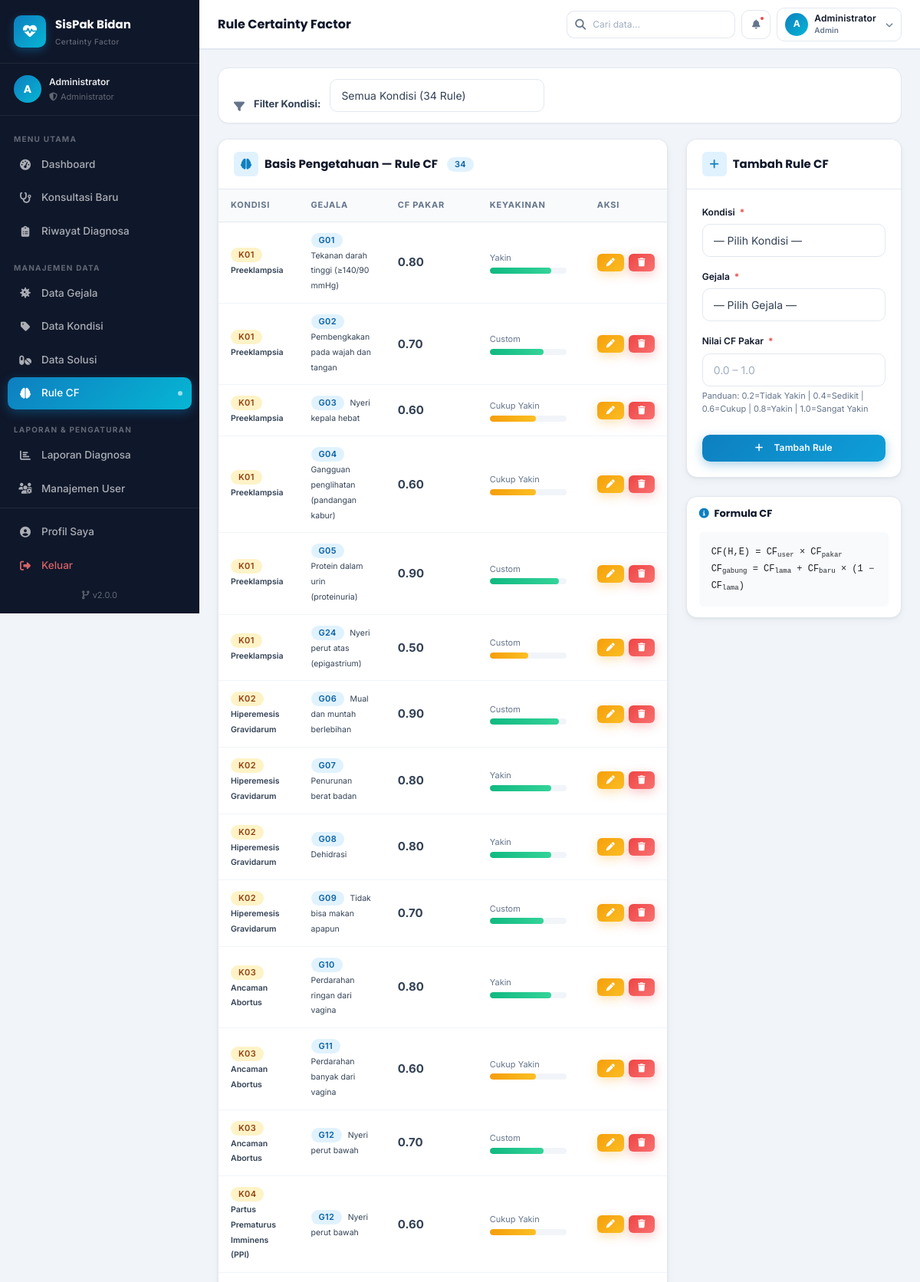
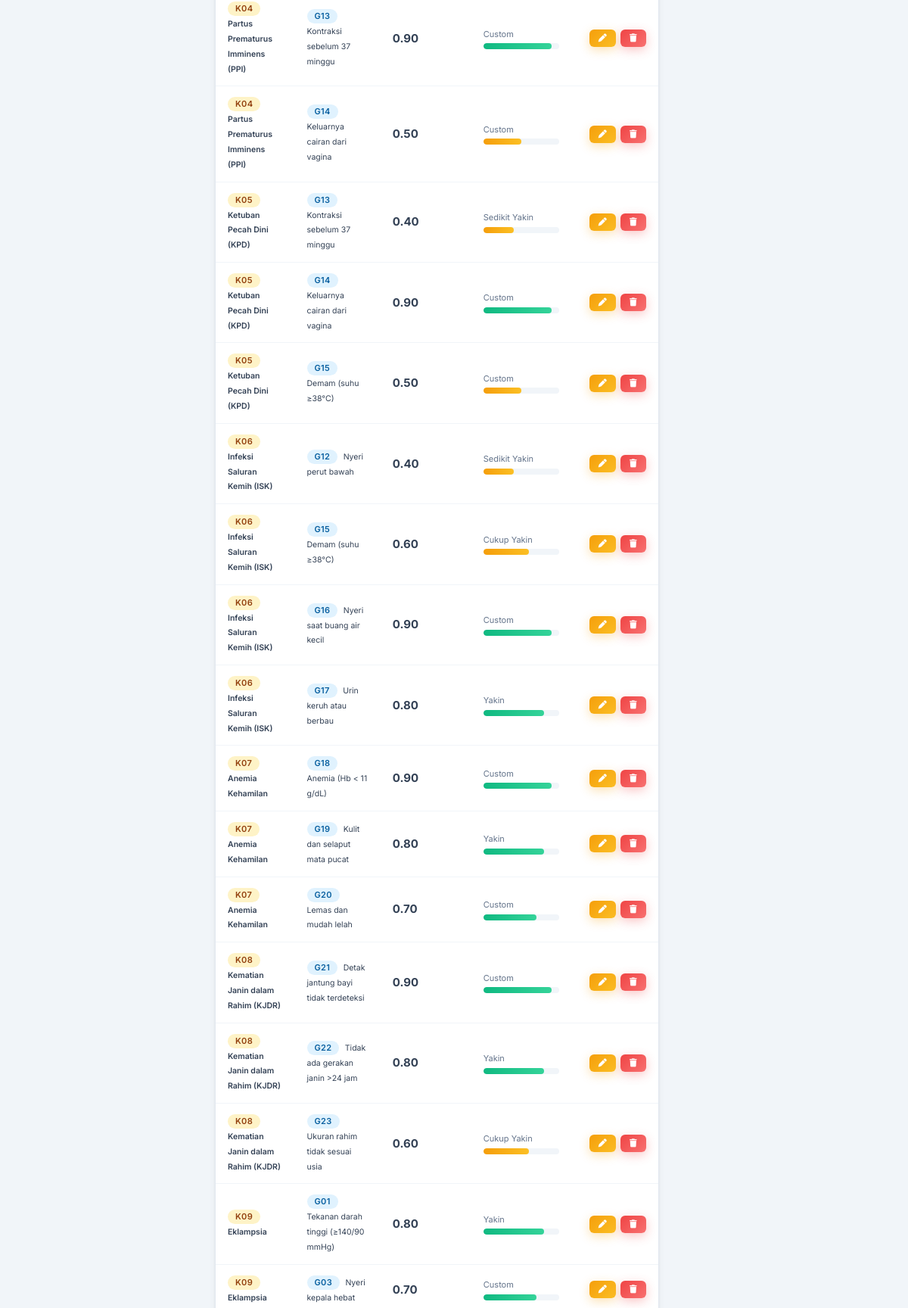
The app's page /admin/rule.php (signed in, upper part) with its own data (2 pictures, top to bottom).
### tables this page shows
CREATE TABLE IF NOT EXISTS rule_cf (
    id INT AUTO_INCREMENT PRIMARY KEY,
    kondisi_id INT NOT NULL,
    gejala_id INT NOT NULL,
    cf_pakar DECIMAL(3,2) NOT NULL COMMENT 'CF dari pakar (0.0 - 1.0)',
    created_at TIMESTAMP DEFAULT CURRENT_TIMESTAMP,
    UNIQUE KEY unique_rule (kondisi_id, gejala_id),
    FOREIGN KEY (kondisi_id) REFERENCES kondisi(id) ON DELETE CASCADE,
    FOREIGN KEY (gejala_id) REFERENCES gejala(id) ON DELETE CASCADE
);

CREATE TABLE IF NOT EXISTS kondisi (
    id INT AUTO_INCREMENT PRIMARY KEY,
    kode VARCHAR(10) NOT NULL UNIQUE,
    nama_kondisi VARCHAR(255) NOT NULL,
    deskripsi TEXT,
    created_at TIMESTAMP DEFAULT CURRENT_TIMESTAMP
);

CREATE TABLE IF NOT EXISTS gejala (
    id INT AUTO_INCREMENT PRIMARY KEY,
    kode VARCHAR(10) NOT NULL UNIQUE,
    nama_gejala VARCHAR(255) NOT NULL,
    keterangan TEXT,
    created_at TIMESTAMP DEFAULT CURRENT_TIMESTAMP
);

### config/database.php (called while the page is built, shortened)
<?php
function e(string $str): string {
    return htmlspecialchars($str, ENT_QUOTES, 'UTF-8');
}

### admin/rule.php (the view, shortened to what this page needs)
<?php
require_once __DIR__ . '/../config/database.php';
$editData = null;
$filterKondisi = (int)($_GET['k'] ?? 0);
$whereK        = $filterKondisi ? "WHERE r.kondisi_id=$filterKondisi" : '';
$data = $conn->query("
    SELECT r.*, k.nama_kondisi, k.kode AS k_kode, g.nama_gejala, g.kode AS g_kode
    FROM rule_cf r
    JOIN kondisi k ON r.kondisi_id = k.id
    JOIN gejala g ON r.gejala_id = g.id
    $whereK
    ORDER BY k.kode, g.kode
");
$total = (int)$conn->query("SELECT COUNT(*) AS c FROM rule_cf")->fetch_assoc()['c'];
$cfLabels = [
    '0.2' => 'Tidak Yakin',
    '0.4' => 'Sedikit Yakin',
    '0.6' => 'Cukup Yakin',
    '0.8' => 'Yakin',
    '1.0' => 'Sangat Yakin',
];
require_once __DIR__ . '/../includes/header.php';
?>
<div class="app-wrapper">
    <?php require_once __DIR__ . '/../includes/sidebar.php'; ?>
    <main class="main-content">
        <?php require_once __DIR__ . '/../includes/navbar.php'; ?>
        <div class="page-content">
            <div class="filter-bar no-print">
                <i class="fas fa-filter text-muted"></i>
                <strong style="font-size:13px;white-space:nowrap;">Filter Kondisi:</strong>
                <form method="GET" class="d-flex gap-2 flex-wrap align-items-center flex-grow-1">
                    <select name="k" class="form-select form-select-sm" style="width:280px;"
                            onchange="this.form.submit()">
                        <option value="">Semua Kondisi (<?= $total ?> Rule)</option>
                    </select>
                </form>
            </div>
            <div class="row g-4 align-items-start">
                <div class="col-lg-8">
                    <div class="card">
                        <div class="card-header">
                            <h6 class="card-title">
                                <span class="title-icon"><i class="fas fa-brain"></i></span>
                                Basis Pengetahuan — Rule CF
                                <span class="badge bg-primary-soft text-primary ms-1"><?= $data->num_rows ?></span>
                            </h6>
                        </div>
                        <div class="table-responsive">
                            <table class="table">
                                <thead>
                                    <tr>
                                        <th>Kondisi</th>
                                        <th>Gejala</th>
                                        <th width="120">CF Pakar</th>
                                        <th width="140">Keyakinan</th>
                                        <th width="100">Aksi</th>
                                    </tr>
                                </thead>
                                <tbody>
                                <?php if ($data->num_rows === 0): ?>
                                    <tr><td colspan="5">
                                        <div class="empty-state">
                                            <div class="empty-icon"><i class="fas fa-brain"></i></div>
                                            <h5>Belum Ada Rule CF</h5>
                                            <p>Tambahkan rule menggunakan form di samping.</p>
                                        </div>
                                    </td></tr>
                                <?php else:
                                    while ($row = $data->fetch_assoc()):
                                        $cfVal   = number_format((float)$row['cf_pakar'], 1);
                                        $cfLabel = $cfLabels[$cfVal] ?? 'Custom';
                                        $cfPct   = (float)$row['cf_pakar'] * 100;
                                    ?>
                                    <tr>
                                        <td>
                                            <span class="badge bg-warning-soft text-warning me-1">
                                                <?= e($row['k_kode']) ?>
                                            </span>
                                            <small class="fw-semibold"><?= e($row['nama_kondisi']) ?></small>
                                        </td>
                                        <td>
                                            <span class="badge bg-primary-soft text-primary me-1">
                                                <?= e($row['g_kode']) ?>
                                            </span>
                                            <small><?= e($row['nama_gejala']) ?></small>
                                        </td>
                                        <td>
                                            <span class="fw-bold" style="font-size:15px;">
                                                <?= number_format((float)$row['cf_pakar'], 2) ?>
                                            </span>
                                        </td>
                                        <td>
                                            <div style="font-size:11px;color:var(--muted);margin-bottom:3px;">
                                                <?= $cfLabel ?>
                                            </div>
                                            <div class="cf-bar" style="width:100px;">
                                                <div class="cf-fill <?= $cfPct >= 70 ? 'cf-fill-high' : ($cfPct >= 40 ? 'cf-fill-mid' : 'cf-fill-low') ?>"
                                                     style="width:<?= $cfPct ?>%"></div>
                                            </div>
                                        </td>
                                        <td>
                                            <div class="action-btns">
                                                <a href="?edit=<?= $row['id'] ?><?= $filterKondisi ? '&k='.$filterKondisi : '' ?>"
                                                   class="btn btn-warning btn-sm"
                                                   data-bs-toggle="tooltip" title="Edit">
                                                    <i class="fas fa-pen"></i>
                                                </a>
                                                <a href="?hapus=<?= $row['id'] ?><?= $filterKondisi ? '&k='.$filterKondisi : '' ?>"
                                                   class="btn btn-danger btn-sm"
                                                   data-confirm="Yakin hapus rule CF ini?"
                                                   data-bs-toggle="tooltip" title="Hapus">
                                                    <i class="fas fa-trash"></i>
                                                </a>
                                            </div>
                                        </td>
                                    </tr>
                                <?php endwhile; endif; ?>
                                </tbody>
                            </table>
                        </div>
                    </div>
                </div>
                <div class="col-lg-4">
                    <div class="card">
                        <div class="card-header">
                            <h6 class="card-title">
                                <span class="title-icon">
                                    <i class="fas fa-<?= $editData ? 'pen' : 'plus' ?>"></i>
                                </span>
                                <?= $editData ? 'Edit Rule CF' : 'Tambah Rule CF' ?>
                            </h6>
                        </div>
                        <div class="card-body">
                            <form method="POST">
                                <div class="mb-3">
                                    <label class="form-label">Kondisi <span class="required">*</span></label>
                                    <select name="kondisi_id" class="form-select" required>
                                        <option value="">— Pilih Kondisi —</option>
                                    </select>
                                </div>
                                <div class="mb-3">
                                    <label class="form-label">Gejala <span class="required">*</span></label>
                                    <select name="gejala_id" class="form-select" required>
                                        <option value="">— Pilih Gejala —</option>
                                    </select>
                                </div>
                                <div class="mb-4">
                                    <label class="form-label">Nilai CF Pakar <span class="required">*</span></label>
                                    <input type="number" name="cf_pakar" class="form-control"
                                           placeholder="0.0 – 1.0"
                                           min="0.01" max="1.0" step="0.01"
                                           value="<?= $editData['cf_pakar'] ?? '' ?>" required>
                                    <div class="form-hint">
                                        Panduan: 0.2=Tidak Yakin | 0.4=Sedikit | 0.6=Cukup | 0.8=Yakin | 1.0=Sangat Yakin
                                    </div>
                                </div>
                                <button type="submit" class="btn btn-primary w-100 justify-content-center">
                                    <i class="fas fa-<?= $editData ? 'floppy-disk' : 'plus' ?> me-2"></i>
                                    <?= $editData ? 'Simpan Perubahan' : 'Tambah Rule' ?>
                                </button>
                            </form>
                        </div>
                    </div>
                    <div class="card mt-4">
                        <div class="card-body card-body-sm">
                            <h6 class="fw-bold mb-3" style="font-size:13px;">
                                <i class="fas fa-circle-info me-1 text-primary"></i>
                                Formula CF
                            </h6>
                            <div class="p-3 rounded" style="background:#f8fafc;font-size:12px;font-family:monospace;line-height:1.8;">
                                CF(H,E) = CF<sub>user</sub> × CF<sub>pakar</sub><br>
                                CF<sub>gabung</sub> = CF<sub>lama</sub> + CF<sub>baru</sub> × (1 − CF<sub>lama</sub>)
                            </div>
                        </div>
                    </div>
                </div>
            </div>
        </div>
    </main>
</div>
<?php require_once __DIR__ . '/../includes/footer.php'; ?>

### assets/css/theme.css (style rules this page uses)
:root { --primary: #0e7fc0; --primary-dark: #0960a0; --primary-light: #e0f2fe; --secondary: #06b6d4; --accent: #8b5cf6; --success: #10b981; --warning: #f59e0b; --danger: #ef4444; --info: #3b82f6; --success-soft: #d1fae5; --warning-soft: #fef3c7; --danger-soft: #fee2e2; --info-soft: #dbeafe; --primary-soft: #e0f2fe; --dark: #0f172a; --body-text: #334155; --muted: #64748b; --border: #e2e8f0; --bg-body: #f1f5f9; --bg-white: #ffffff; --bg-card: #ffffff; --font-sans: 'Inter', -apple-system, BlinkMacSystemFont, 'Segoe UI', sans-serif; --font-display: 'Poppins', var(--font-sans); --font-mono: 'Courier New', monospace; --text-xs: 11px; --text-sm: 12px; --text-base: 14px; --text-md: 15px; --text-lg: 16px; --text-xl: 18px; --text-2xl: 22px; --text-3xl: 28px; --text-4xl: 36px; --spacing-xs: 4px; --spacing-sm: 8px; --spacing-md: 16px; --spacing-lg: 24px; --spacing-xl: 32px; --spacing-2xl: 48px; --radius-sm: 6px; --radius-md: 10px; --radius-lg: 14px; --radius-xl: 20px; --radius-full: 9999px; --shadow-xs: 0 1px 2px rgba(0,0,0,.04); --shadow-sm: 0 1px 3px rgba(0,0,0,.06), 0 4px 12px rgba(0,0,0,.04); --shadow-md: 0 4px 16px rgba(0,0,0,.08), 0 1px 4px rgba(0,0,0,.04); --shadow-lg: 0 10px 40px rgba(0,0,0,.12), 0 2px 8px rgba(0,0,0,.06); --shadow-xl: 0 20px 60px rgba(0,0,0,.16); --sidebar-width: 260px; --sidebar-bg: #0f172a; --sidebar-border: rgba(255,255,255,.07); --sidebar-text: rgba(255,255,255,.65); --sidebar-text-muted: rgba(255,255,255,.35); --sidebar-active-bg: linear-gradient(135deg, var(--primary), var(--secondary)); --topbar-height: 64px; --topbar-bg: var(--bg-white); --topbar-border: var(--border); --transition-fast: all .15s ease; --transition-base: all .25s ease; --transition-slow: all .4s ease; }
*, *::before, *::after { box-sizing: border-box; margin: 0; padding: 0; }
html { font-size: 16px; scroll-behavior: smooth; -webkit-text-size-adjust: 100%; }
body { font-family: var(--font-sans); font-size: var(--text-base); color: var(--body-text); background: var(--bg-body); line-height: 1.6; -webkit-font-smoothing: antialiased; -moz-osx-font-smoothing: grayscale; }
a { text-decoration: none; color: inherit; transition: var(--transition-fast); }
.bg-primary-soft { background-color: var(--primary-soft) !important; }
.bg-warning-soft { background-color: var(--warning-soft) !important; }
.text-primary { color: var(--primary) !important; }
.text-warning { color: var(--warning) !important; }
.text-muted { color: var(--muted) !important; }
.badge { font-family: var(--font-sans); font-weight: 600; letter-spacing: .02em; }
.badge.bg-warning-soft { color: #92400e !important; }
.badge.bg-primary-soft { color: var(--primary-dark) !important; }
h1, h2, h3, h4, h5, h6 { font-family: var(--font-display); font-weight: 700; line-height: 1.3; color: var(--dark); }

### assets/css/dashboard.css (style rules this page uses)
.app-wrapper { display: flex; min-height: 100vh; }
.main-content { margin-left: var(--sidebar-width); flex: 1; display: flex; flex-direction: column; min-height: 100vh; }
.page-content { padding: 24px; flex: 1; }

### records on screen
rule_cf: kondisi.kode "K01", kondisi.nama_kondisi "Preeklampsia", gejala.kode "G01", gejala.nama_gejala "Tekanan darah tinggi (≥140/90 mmHg)", cf_pakar "0.80", cf_pakar "Yakin"
rule_cf: kondisi.kode "K01", kondisi.nama_kondisi "Preeklampsia", gejala.kode "G02", gejala.nama_gejala "Pembengkakan pada wajah dan tangan", cf_pakar "0.70", cf_pakar "Custom"
rule_cf: kondisi.kode "K01", kondisi.nama_kondisi "Preeklampsia", gejala.kode "G03", gejala.nama_gejala "Nyeri kepala hebat", cf_pakar "0.60", cf_pakar "Cukup Yakin"
rule_cf: kondisi.kode "K01", kondisi.nama_kondisi "Preeklampsia", gejala.kode "G04", gejala.nama_gejala "Gangguan penglihatan (pandangan kabur)", cf_pakar "0.60", cf_pakar "Cukup Yakin"
rule_cf: kondisi.kode "K01", kondisi.nama_kondisi "Preeklampsia", gejala.kode "G05", gejala.nama_gejala "Protein dalam urin (proteinuria)", cf_pakar "0.90", cf_pakar "Custom"
rule_cf: kondisi.kode "K01", kondisi.nama_kondisi "Preeklampsia", gejala.kode "G24", gejala.nama_gejala "Nyeri perut atas (epigastrium)", cf_pakar "0.50", cf_pakar "Custom"
rule_cf: kondisi.kode "K02", kondisi.nama_kondisi "Hiperemesis Gravidarum", gejala.kode "G06", gejala.nama_gejala "Mual dan muntah berlebihan", cf_pakar "0.90", cf_pakar "Custom"
rule_cf: kondisi.kode "K02", kondisi.nama_kondisi "Hiperemesis Gravidarum", gejala.kode "G07", gejala.nama_gejala "Penurunan berat badan", cf_pakar "0.80", cf_pakar "Yakin"
rule_cf: kondisi.kode "K02", kondisi.nama_kondisi "Hiperemesis Gravidarum", gejala.kode "G08", gejala.nama_gejala "Dehidrasi", cf_pakar "0.80", cf_pakar "Yakin"
rule_cf: kondisi.kode "K02", kondisi.nama_kondisi "Hiperemesis Gravidarum", gejala.kode "G09", gejala.nama_gejala "Tidak bisa makan apapun", cf_pakar "0.70", cf_pakar "Custom"
rule_cf: kondisi.kode "K03", kondisi.nama_kondisi "Ancaman Abortus", gejala.kode "G10", gejala.nama_gejala "Perdarahan ringan dari vagina", cf_pakar "0.80", cf_pakar "Yakin"
rule_cf: kondisi.kode "K03", kondisi.nama_kondisi "Ancaman Abortus", gejala.kode "G11", gejala.nama_gejala "Perdarahan banyak dari vagina", cf_pakar "0.60", cf_pakar "Cukup Yakin"
rule_cf: kondisi.kode "K03", kondisi.nama_kondisi "Ancaman Abortus", gejala.kode "G12", gejala.nama_gejala "Nyeri perut bawah", cf_pakar "0.70", cf_pakar "Custom"
rule_cf: kondisi.kode "K04", kondisi.nama_kondisi "Partus Prematurus Imminens (PPI)", gejala.kode "G12", gejala.nama_gejala "Nyeri perut bawah", cf_pakar "0.60", cf_pakar "Cukup Yakin"
rule_cf: kondisi.kode "K04", kondisi.nama_kondisi "Partus Prematurus Imminens (PPI)", gejala.kode "G13", gejala.nama_gejala "Kontraksi sebelum 37 minggu", cf_pakar "0.90", cf_pakar "Custom"
rule_cf: kondisi.kode "K04", kondisi.nama_kondisi "Partus Prematurus Imminens (PPI)", gejala.kode "G14", gejala.nama_gejala "Keluarnya cairan dari vagina", cf_pakar "0.50", cf_pakar "Custom"
rule_cf: kondisi.kode "K05", kondisi.nama_kondisi "Ketuban Pecah Dini (KPD)", gejala.kode "G13", gejala.nama_gejala "Kontraksi sebelum 37 minggu", cf_pakar "0.40", cf_pakar "Sedikit Yakin"
rule_cf: kondisi.kode "K05", kondisi.nama_kondisi "Ketuban Pecah Dini (KPD)", gejala.kode "G14", gejala.nama_gejala "Keluarnya cairan dari vagina", cf_pakar "0.90", cf_pakar "Custom"
rule_cf: kondisi.kode "K05", kondisi.nama_kondisi "Ketuban Pecah Dini (KPD)", gejala.kode "G15", gejala.nama_gejala "Demam (suhu ≥38°C)", cf_pakar "0.50", cf_pakar "Custom"
rule_cf: kondisi.kode "K06", kondisi.nama_kondisi "Infeksi Saluran Kemih (ISK)", gejala.kode "G12", gejala.nama_gejala "Nyeri perut bawah", cf_pakar "0.40", cf_pakar "Sedikit Yakin"
rule_cf: kondisi.kode "K06", kondisi.nama_kondisi "Infeksi Saluran Kemih (ISK)", gejala.kode "G15", gejala.nama_gejala "Demam (suhu ≥38°C)", cf_pakar "0.60", cf_pakar "Cukup Yakin"
rule_cf: kondisi.kode "K06", kondisi.nama_kondisi "Infeksi Saluran Kemih (ISK)", gejala.kode "G16", gejala.nama_gejala "Nyeri saat buang air kecil", cf_pakar "0.90", cf_pakar "Custom"
rule_cf: kondisi.kode "K06", kondisi.nama_kondisi "Infeksi Saluran Kemih (ISK)", gejala.kode "G17", gejala.nama_gejala "Urin keruh atau berbau", cf_pakar "0.80", cf_pakar "Yakin"
rule_cf: kondisi.kode "K07", kondisi.nama_kondisi "Anemia Kehamilan", gejala.kode "G18", gejala.nama_gejala "Anemia (Hb < 11 g/dL)", cf_pakar "0.90", cf_pakar "Custom"
rule_cf: kondisi.kode "K07", kondisi.nama_kondisi "Anemia Kehamilan", gejala.kode "G19", gejala.nama_gejala "Kulit dan selaput mata pucat", cf_pakar "0.80", cf_pakar "Yakin"
rule_cf: kondisi.kode "K07", kondisi.nama_kondisi "Anemia Kehamilan", gejala.kode "G20", gejala.nama_gejala "Lemas dan mudah lelah", cf_pakar "0.70", cf_pakar "Custom"
rule_cf: kondisi.kode "K08", kondisi.nama_kondisi "Kematian Janin dalam Rahim (KJDR)", gejala.kode "G21", gejala.nama_gejala "Detak jantung bayi tidak terdeteksi", cf_pakar "0.90", cf_pakar "Custom"
rule_cf: kondisi.kode "K08", kondisi.nama_kondisi "Kematian Janin dalam Rahim (KJDR)", gejala.kode "G22", gejala.nama_gejala "Tidak ada gerakan janin >24 jam", cf_pakar "0.80", cf_pakar "Yakin"
rule_cf: kondisi.kode "K08", kondisi.nama_kondisi "Kematian Janin dalam Rahim (KJDR)", gejala.kode "G23", gejala.nama_gejala "Ukuran rahim tidak sesuai usia", cf_pakar "0.60", cf_pakar "Cukup Yakin"
rule_cf: kondisi.kode "K09", kondisi.nama_kondisi "Eklampsia", gejala.kode "G01", gejala.nama_gejala "Tekanan darah tinggi (≥140/90 mmHg)", cf_pakar "0.80", cf_pakar "Yakin"
rule_cf: kondisi.kode "K09", kondisi.nama_kondisi "Eklampsia", gejala.kode "G03", gejala.nama_gejala "Nyeri kepala hebat", cf_pakar "0.70", cf_pakar "Custom"

### other values on screen
APP_NAME "SisPak Bidan"
$userInitial "A"
$userName "Administrator"
$item['label'] "Dashboard"
$item['label'] "Konsultasi Baru"
$item['label'] "Riwayat Diagnosa"
$item['label'] "Data Gejala"
$item['label'] "Data Kondisi"
$item['label'] "Data Solusi"
$item['label'] "Rule CF"
$item['label'] "Laporan Diagnosa"
$item['label'] "Manajemen User"
APP_VERSION "2.0.0"
substr($_SESSION['nama'] ?? 'U', 0, 1) "A"
$_SESSION['nama'] "Administrator"
